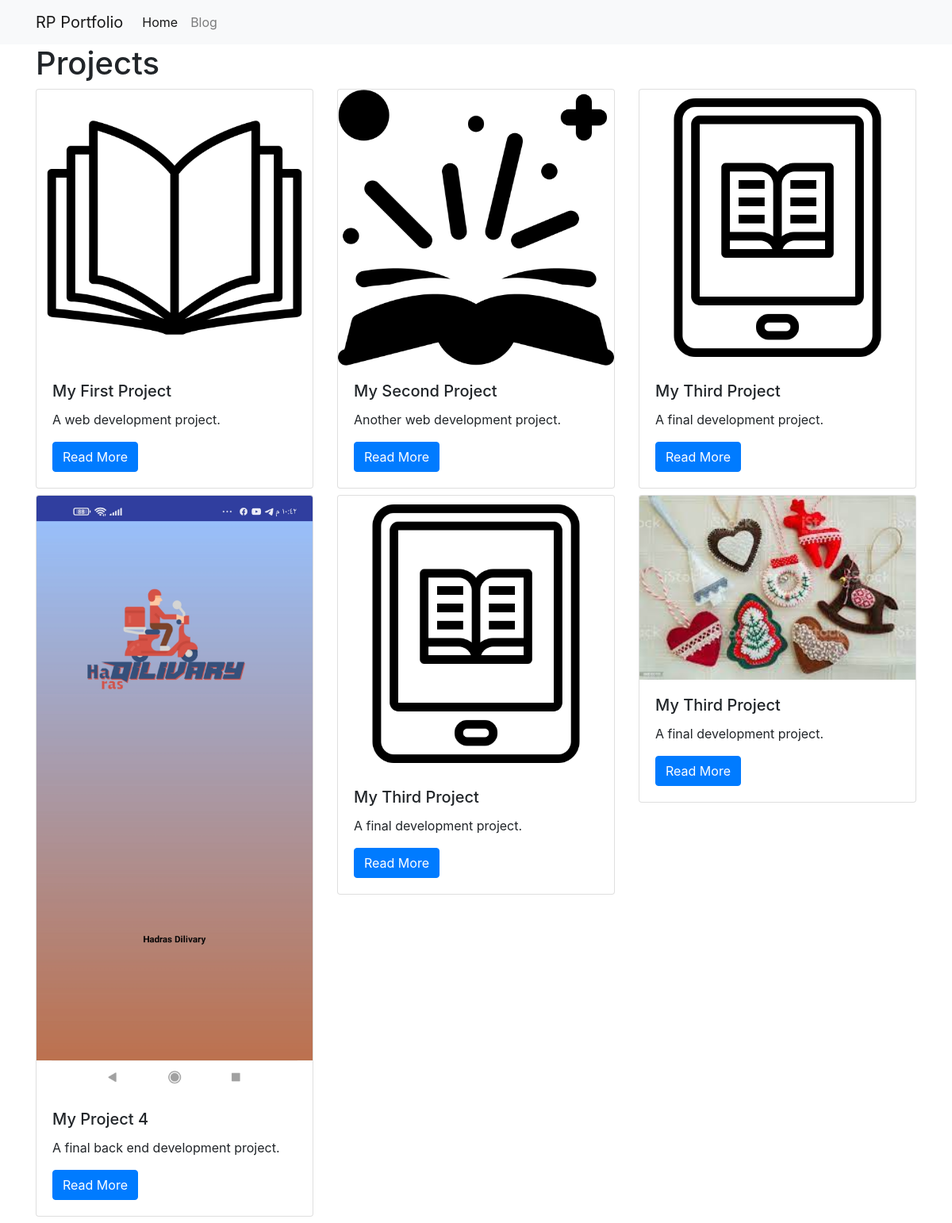
/projects/, run on the app's committed database.
### projects/models.py (models this page shows)
class Project(models.Model):
    title=models.CharField(max_length=128)
    description = models.TextField()
    technology =models.CharField(max_length=32)
    image = models.FilePathField(path="/img")

### projects/views.py (the view)
# urls.py: path("", views.project_index, name="project_index"),
def project_index(request):
    projects = Project.objects.all()
    context = {
    'projects': projects
    }
    return render(request, 'project_index.html', context)

### projects/templates/project_index.html
{% extends "base.html" %} {% load static %} {% block page_content %}
<h1>Projects</h1>
<div class="row">
    {% for project in projects %}
    <div class="col-md-4">
        <div class="card mb-2">
            <img class="card-img-top" src="{% static project.image %}">
            <div class="card-body">
                <h5 class="card-title">{{ project.title }}</h5>
                <p class="card-text">{{ project.description }}</p>
                <a href="{% url 'project_detail' project.pk %}" class="btn btn-primary">
                    Read More
                    </a>
            </div>
        </div>
    </div>
    {% endfor %}
</div>
{% endblock %}

### personal_portfolio/templates/base.html (shortened to what this page needs)
<link rel="stylesheet" href="https://stackpath.bootstrapcdn.com/bootstrap/4.1.3/css/bootstrap.min.css">
<nav class="navbar navbar-expand-lg navbar-light bg-light">
    <div class="container">
        <a class="navbar-brand" href="{% url 'project_index' %}">RP Portfolio</a>
        <div class="collapse navbar-collapse" id="navbarSupportedContent">
            <ul class="navbar-nav mr-auto">
                <li class="nav-item active">
                    <a class="nav-link" href="{% url 'project_index' %}">Home</a>
                </li>
                <li class="nav-item">
                    <a class="nav-link" href="{% url 'blog_index' %}">Blog</a>
                </li>
            </ul>
        </div>
    </div>
</nav>
<div class="container">
    {% block page_content %}{% endblock %}
</div>

### data on the page
Project: image (picture), title "My First Project", description "A web development project."
Project: image (picture), title "My Second Project", description "Another web development project."
Project: image (picture), title "My Third Project", description "A final development project."
Project: image (picture), title "My Project 4", description "A final back end development project."
Project: image (picture), title "My Third Project", description "A final development project."
Project: image (picture), title "My Third Project", description "A final development project."
